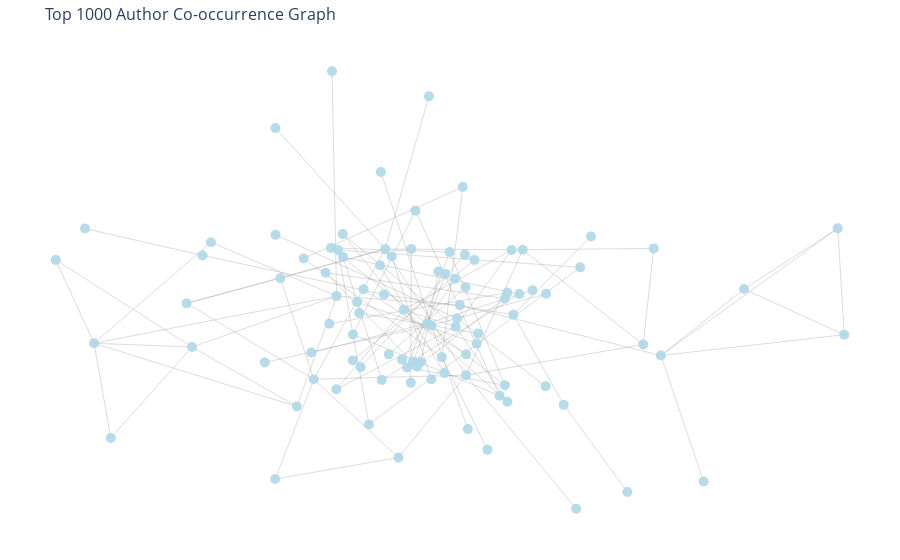

Notebook cell for this chart:
### Code cell
import pandas as pd
import networkx as nx
import plotly.graph_objects as go

# Read the Excel file into a DataFrame
df = pd.read_excel('../demo_dataset_new.xlsx')

# Extract the author names from the DataFrame
author_list = df['Author Name'].tolist()

# Define a function to extract the author names from each entry
def extract_authors(entry):
    authors = entry.split(', ')
    authors = [author.strip() for author in authors]
    return authors

# Create an empty graph
G = nx.Graph()

# Iterate over each entry in the author_list
for entry in author_list:
    authors = extract_authors(entry)
    
    # Add edges between all pairs of authors in the entry
    for i in range(len(authors)):
        for j in range(i + 1, len(authors)):
            author1 = authors[i]
            author2 = authors[j]
            
            # Increment the weight of the edge if it already exists
            if G.has_edge(author1, author2):
                G[author1][author2]['weight'] += 1
            else:
                G.add_edge(author1, author2, weight=1)

# Create a sorted list of edges based on their weight in descending order
sorted_edges = sorted(G.edges(data=True), key=lambda x: x[2]['weight'], reverse=True)

# Keep only the top 1000 edges
top_edges = sorted_edges[:100]

# Create a new graph with only the top edges
G_top = nx.Graph()
G_top.add_edges_from(top_edges)

# Generate the layout of the graph
pos = nx.kamada_kawai_layout(G_top)

# Extract node positions and edge coordinates
node_x = []
node_y = []
for node, position in pos.items():
    node_x.append(position[0])
    node_y.append(position[1])

edge_x = []
edge_y = []
for edge in G_top.edges():
    x0, y0 = pos[edge[0]]
    x1, y1 = pos[edge[1]]
    edge_x.extend([x0, x1, None])
    edge_y.extend([y0, y1, None])

# Create edge trace
edge_trace = go.Scatter(
    x=edge_x, y=edge_y,
    line=dict(width=0.3, color='#888'),
    hoverinfo='none',
    mode='lines')

# Create node trace
node_trace = go.Scatter(
    x=node_x, y=node_y,
    mode='markers',
    hoverinfo='text',
    marker=dict(
        showscale=False,
        color='lightblue',
        opacity=0.9,
        size=10))

# Create a list of node labels
node_labels = list(G_top.nodes())

# Create node text
node_text = [f"{node}<br>Co-occurrences: {len(list(G_top.neighbors(node)))}" for node in G_top.nodes()]

# Update node trace with labels and text
node_trace.text = node_labels
node_trace.hovertext = node_text

# Create figure
fig = go.Figure(data=[edge_trace, node_trace],
                layout=go.Layout(
                    title='Top 1000 Author Co-occurrence Graph',
                    titlefont_size=16,
                    showlegend=False,
                    hovermode='closest',
                    margin=dict(b=20, l=5, r=5, t=40),
                    plot_bgcolor='rgba(0,0,0,0)',
                    xaxis=dict(showgrid=False, zeroline=False, showticklabels=False),
                    yaxis=dict(showgrid=False, zeroline=False, showticklabels=False),
                     ))

# Show the figure
fig.show()

### Figure 1 — Plotly figure (JSON) as saved in the notebook; plotly's stock layout.template omitted (floating-point values rounded to 4 significant figures; data arrays with more than 128 entries replaced by an {"elided": "..."} marker saying what was removed)
{"data": [{"hoverinfo": "none", "line": {"color": "#888", "width": 0.3}, "mode": "lines", "type": "scatter", "x": {"elided": "300 float values"}, "y": {"elided": "300 float values"}}, {"hoverinfo": "text", "hovertext": ["Xunying Liu<br>Co-occurrences: 6", "H. Meng,<br>Co-occurrences: 6", "Jing Xiao,<br>Co-occurrences: 2", "Jianzong Wang<br>Co-occurrences: 2", "J. Tao<br>Co-occurrences: 5", "Jiangyan Yi<br>Co-occurrences: 5", "Ning Cheng<br>Co-occurrences: 2", "Matteo Negri<br>Co-occurrences: 2", "M. Turchi,<br>Co-occurrences: 2", "Marc Delcroix<br>Co-occurrences: 3", "K. Kinoshita<br>Co-occurrences: 3", "Zhiyong Wu<br>Co-occurrences: 1", "Xu Tan<br>Co-occurrences: 3", "Tao Qin<br>Co-occurrences: 2", "Meng Yu<br>Co-occurrences: 3", "Dong Yu,<br>Co-occurrences: 5", "Shinnosuke Takamichi<br>Co-occurrences: 2", "H. Saruwatari,<br>Co-occurrences: 1", "Yu Wu<br>Co-occurrences: 4", "Shujie Liu<br>Co-occurrences: 3", "Mengzhe Geng<br>Co-occurrences: 5", "Tie-Yan Liu,<br>Co-occurrences: 2", "Bo Li<br>Co-occurrences: 2", "Tara N. Sainath<br>Co-occurrences: 2", "Tsubasa Ochiai<br>Co-occurrences: 2", "Xurong Xie<br>Co-occurrences: 3", "Dan Su<br>Co-occurrences: 2", "Chin-Hui Lee,<br>Co-occurrences: 1", "Jun Du<br>Co-occurrences: 1", "J. Villalba<br>Co-occurrences: 2", "N. Dehak,<br>Co-occurrences: 2", "C. Zheng<br>Co-occurrences: 2", "Xiaodong Li,<br>Co-occurrences: 2", "Zhuo Chen<br>Co-occurrences: 7", "Naoyuki Kanda<br>Co-occurrences: 6", "Shi-Xiong Zhang<br>Co-occurrences: 3", "Longbiao Wang<br>Co-occurrences: 1", "J. Dang,<br>Co-occurrences: 1", "R. Schl眉ter<br>Co-occurrences: 1", "H. Ney,<br>Co-occurrences: 1", "Wen-Chin Huang<br>Co-occurrences: 1", "T. Toda,<br>Co-occurrences: 4", "Andong Li<br>Co-occurrences: 2", "Jian Wu<br>Co-occurrences: 1", "Xiaofei Wang<br>Co-occurrences: 3", "Jinyu Li<br>Co-occurrences: 6", "Y. Gong,<br>Co-occurrences: 1", "Shoukang Hu<br>Co-occurrences: 2", "S. Sakti<br>Co-occurrences: 1", "Satoshi Nakamura,<br>Co-occurrences: 1", "Marco Gaido<br>Co-occurrences: 2", "Takuya Yoshioka<br>Co-occurrences: 1", "Berrak Sisman<br>Co-occurrences: 1", "Haizhou Li,<br>Co-occurrences: 1", "Yi-Chiao Wu<br>Co-occurrences: 1", "Changhan Wang<br>Co-occurrences: 1", "J. Pino<br>Co-occurrences: 1", "Zhong Meng<br>Co-occurrences: 3", "Piotr 呕elasko<br>Co-occurrences: 2", "Chao Weng<br>Co-occurrences: 1", "Xixin Wu<br>Co-occurrences: 2", "Takuya Yoshioka,<br>Co-occurrences: 3", "Pengyuan Zhang<br>Co-occurrences: 1", "Yonghong Yan,<br>Co-occurrences: 1", "Shansong Liu<br>Co-occurrences: 2", "T. Nakatani<br>Co-occurrences: 2", "L. Burget<br>Co-occurrences: 1", "J. 膶ernock媒,<br>Co-occurrences: 1", "Ruibo Fu<br>Co-occurrences: 2", "C. Chiu<br>Co-occurrences: 1", "Wei Han<br>Co-occurrences: 1", "Yu Zhang<br>Co-occurrences: 3", "Sheng Zhao<br>Co-occurrences: 1", "Ruoming Pang<br>Co-occurrences: 1", "Shinji Watanabe<br>Co-occurrences: 1", "Xuankai Chang<br>Co-occurrences: 2", "Yashesh Gaur<br>Co-occurrences: 2", "Tomoki Hayashi<br>Co-occurrences: 1", "Sanyuan Chen<br>Co-occurrences: 2", "Yong Xu<br>Co-occurrences: 3", "A. Rosenberg<br>Co-occurrences: 2", "B. Ramabhadran<br>Co-occurrences: 1", "Zhengqi Wen,<br>Co-occurrences: 2", "Zhengqi Wen<br>Co-occurrences: 2", "Takaaki Saeki<br>Co-occurrences: 1", "Alexei Baevski<br>Co-occurrences: 1", "Michael Auli,<br>Co-occurrences: 1", "Yonghui Wu,<br>Co-occurrences: 1", "Shinji Watanabe,<br>Co-occurrences: 1", "Duc Le<br>Co-occurrences: 1", "M. Seltzer,<br>Co-occurrences: 1", "Tao Wang<br>Co-occurrences: 2", "Hsin-Min Wang<br>Co-occurrences: 1", "Yu Tsao,<br>Co-occurrences: 1", "Cong Han<br>Co-occurrences: 1", "N. Mesgarani,<br>Co-occurrences: 1", "Patrick Lumban Tobing<br>Co-occurrences: 1"], "marker": {"color": "lightblue", "opacity": 0.9, "showscale": false, "size": 10}, "mode": "markers", "text": ["Xunying Liu", "H. Meng,", "Jing Xiao,", "Jianzong Wang", "J. Tao", "Jiangyan Yi", "Ning Cheng", "Matteo Negri", "M. Turchi,", "Marc Delcroix", "K. Kinoshita", "Zhiyong Wu", "Xu Tan", "Tao Qin", "Meng Yu", "Dong Yu,", "Shinnosuke Takamichi", "H. Saruwatari,", "Yu Wu", "Shujie Liu", "Mengzhe Geng", "Tie-Yan Liu,", "Bo Li", "Tara N. Sainath", "Tsubasa Ochiai", "Xurong Xie", "Dan Su", "Chin-Hui Lee,", "Jun Du", "J. Villalba", "N. Dehak,", "C. Zheng", "Xiaodong Li,", "Zhuo Chen", "Naoyuki Kanda", "Shi-Xiong Zhang", "Longbiao Wang", "J. Dang,", "R. Schl眉ter", "H. Ney,", "Wen-Chin Huang", "T. Toda,", "Andong Li", "Jian Wu", "Xiaofei Wang", "Jinyu Li", "Y. Gong,", "Shoukang Hu", "S. Sakti", "Satoshi Nakamura,", "Marco Gaido", "Takuya Yoshioka", "Berrak Sisman", "Haizhou Li,", "Yi-Chiao Wu", "Changhan Wang", "J. Pino", "Zhong Meng", "Piotr 呕elasko", "Chao Weng", "Xixin Wu", "Takuya Yoshioka,", "Pengyuan Zhang", "Yonghong Yan,", "Shansong Liu", "T. Nakatani", "L. Burget", "J. 膶ernock媒,", "Ruibo Fu", "C. Chiu", "Wei Han", "Yu Zhang", "Sheng Zhao", "Ruoming Pang", "Shinji Watanabe", "Xuankai Chang", "Yashesh Gaur", "Tomoki Hayashi", "Sanyuan Chen", "Yong Xu", "A. Rosenberg", "B. Ramabhadran", "Zhengqi Wen,", "Zhengqi Wen", "Takaaki Saeki", "Alexei Baevski", "Michael Auli,", "Yonghui Wu,", "Shinji Watanabe,", "Duc Le", "M. Seltzer,", "Tao Wang", "Hsin-Min Wang", "Yu Tsao,", "Cong Han", "N. Mesgarani,", "Patrick Lumban Tobing"], "type": "scatter", "x": [-0.7698, -0.1976, -0.1214, 0.3771, -0.03914, 0.08351, -0.1939, 0.1867, -0.01167, 0.1994, 0.06907, -0.2083, 0.05085, 0.09995, 0.9847, 0.5673, 0.08656, -0.3417, 0.2415, 0.5256, -0.5385, -0.2753, -0.08569, -0.5138, -0.2109, -0.2913, 0.09342, 0.2053, -0.2148, 0.1995, -0.2236, 0.2336, -0.1824, -0.08295, -0.2513, 1, 0.1276, -0.1593, 0.1053, -0.141, -0.09311, 0.0258, -0.0909, 0.02048, -0.5515, 0.108, 0.3675, -0.8601, -0.02154, -0.02262, -0.1589, -0.3419, -0.06754, 0.02578, -0.367, -0.09524, 0.05668, -0.05166, -0.007745, 0.6683, -0.494, -0.3304, -0.1339, 0.1078, -0.7303, -0.0315, -0.1493, 0.133, -0.183, -0.1442, 0.136, 0.2195, 0.1583, -0.7912, -0.2572, 0.01642, -0.3425, 0.112, 0.5506, 0.7637, 0.3383, 0.4884, -0.1982, 0.2051, 0.2956, -0.07438, 0.1065, 0.4026, 0.2646, -0.04312, 0.08171, 0.2154, -0.0171, 0.05929, 0.001117, 0.04282, 0.2966], "y": [-0.07996, 0.05709, -0.3156, 0.1406, 0.01741, -0.03197, 0.191, -0.2324, 0.3053, -0.2019, 0.1849, 0.7101, -0.1201, 0.374, 0.2538, -0.1154, -0.00819, 0.2355, 0.1916, -0.0835, -0.09074, 0.1663, 0.06164, 0.1752, 0.197, -0.2635, 0.03091, 0.06734, -0.02337, 0.04986, 0.1249, 0.06311, 0.1705, 0.1938, -0.1844, -0.05508, 0.1623, -0.1297, 0.1776, -0.1494, 0.4177, -0.02798, -0.1862, 0.6374, 0.03601, -0.1724, -0.5605, 0.1622, 0.194, -0.1948, -0.05448, 0.5452, 0.1721, -0.1843, -0.1354, 0.1464, -0.1665, -0.4118, -0.1478, -0.4812, 0.2135, 0.1088, 0.07707, -0.1122, -0.355, -0.15, 0.03973, -0.08084, 0.2376, 0.007767, -0.05138, 0.003223, -0.3892, 0.2532, -0.1069, -0.02189, -0.4741, -0.3291, 0.1956, 0.07749, -0.2588, -0.5118, -0.2136, -0.2499, -0.2048, -0.1121, 0.08285, 0.2301, 0.07381, -0.1273, 0.1075, 0.1907, -0.1332, 0.1215, -0.1343, 0.1283, 0.0637]}], "layout": {"hovermode": "closest", "margin": {"b": 20, "l": 5, "r": 5, "t": 40}, "plot_bgcolor": "rgba(0,0,0,0)", "showlegend": false, "title": {"font": {"size": 16}, "text": "Top 1000 Author Co-occurrence Graph"}, "xaxis": {"showgrid": false, "showticklabels": false, "zeroline": false}, "yaxis": {"showgrid": false, "showticklabels": false, "zeroline": false}}}
